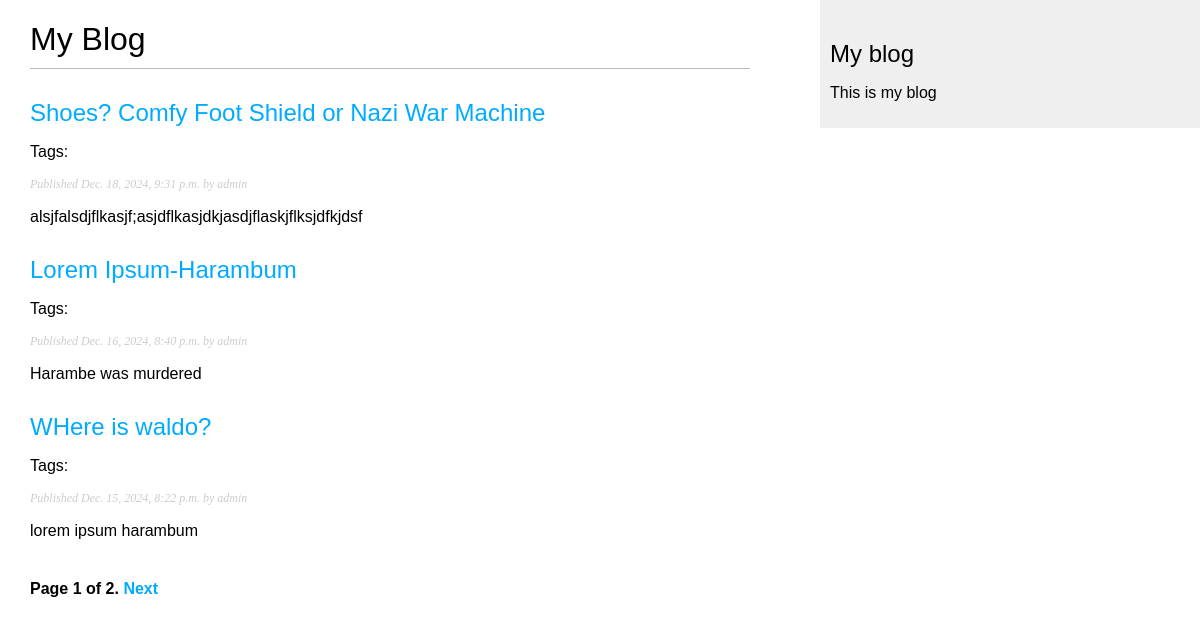
Screenshot of /blog/ with the database file from the repository.
### blog/models.py (models this page shows, shortened)
class Post(models.Model):
    class Status(models.TextChoices):
        DRAFT = 'DF', 'Draft'
        PUBLISHED = 'PB', 'Published'
    title=models.CharField(max_length=250)
    slug=models.SlugField(
        max_length=250,
        unique_for_date='publish'
        )
    author=models.ForeignKey(
        settings.AUTH_USER_MODEL,
        on_delete=models.CASCADE,
        related_name='blog_posts' #Identifys the reverse relationship. Allows you to easily reference the Posts of a User via "user.blog_posts"
    )
    body=models.TextField()
    publish=models.DateTimeField(default=timezone.now)
    created=models.DateTimeField(auto_now_add=True) #Sets the time automatically when the object is created
    updated=models.DateTimeField(auto_now=True) #Sets the time everytime the object is saved
    status=models.CharField(
        max_length=2,
        choices=Status,
        default=Status.DRAFT
    )
    """
    managers are used for retrieving objects in the database .1st manager declared
    becomes default manager (so if published was 1st it would be default). Using
    "default_manage_name" in Meta can override this and specify a default.
    """
    objects = models.Manager() #default manager
    published = PublishedManager() #Custome published manager
    class Meta:
        ordering =['-publish'] #hyphen indicates sort in descending order
        indexes = [
            models.Index(fields=['-publish'])
        ]
    def get_absolute_url(self):
        return reverse("blog:post_detail",
                        args=[self.publish.year,
                              self.publish.month,
                              self.publish.day,
                              self.slug])
    tags = TaggableManager()

### blog/views.py (the view)
# urls.py: path("", views.PostListView.as_view(), name="post_list"),
class PostListView(ListView):
    queryset = Post.published.all()
    context_object_name='posts'
    paginate_by= 3
    template_name="blog/post/list.html"

### blog/templates/blog/post/list.html (shortened to what this page needs)
{% extends 'blog/base.html' %}
{% block content %}
<h1>My Blog</h1>
{% for post in posts %}
<h2>
    <a href="{{ post.get_absolute_url }}">
        {{post.title}}
    </a>
</h2>
<p class="tags">Tags: {{ post.tags.all|join:", "}}</p>
<p class="date">
    Published {{post.publish}} by {{post.author}}
</p>
{{post.body|truncatewords:30|linebreaks }}
{% endfor%}
{% include "pagination.html" with page=page_obj %}
{% endblock %}

### blog/templates/blog/base.html (shortened to what this page needs)
{% load static%}
<!DOCTYPE html>
<html lang="en">
<head>
    <link href="{% static 'css/blog.css' %}" rel="stylesheet">
</head>
<body>
    <div id="content">
        {% block content%}
        {% endblock %}
    </div>
    <div id="sidebar">
        <h2>My blog</h2>
        <p>This is my blog</p>
    </div>
</body>
</html>

### blog/templates/pagination.html (shortened to what this page needs)
<div class="pagination">
    <span class="step-links">
        <span class="current">
            Page {{page.number}} of {{page.paginator.num_pages }}.
        </span>
        {% if page.has_next %}
        <a href="?page={{page.next_page_number }}">Next</a>
        {% endif %}
    </span>
    </div>

### blog/static/css/blog.css (style rules this page uses)
body { margin:0; padding:0; font-family:helvetica, sans-serif; }
a { color:#00abff; text-decoration:none; }
h1 { font-weight:normal; border-bottom:1px solid #bbb; padding:0 0 10px 0; }
h2 { font-weight:normal; margin:30px 0 0; }
#content { float:left; width:60%; padding:0 0 0 30px; }
#sidebar { float:right; width:30%; padding:10px; background:#efefef; height:100%; }
p.date { color:#ccc; font-family: georgia, serif; font-size: 12px; font-style: italic; }
.pagination { margin:40px 0; font-weight:bold; }

### rows the page displays
Post: title "Shoes? Comfy Foot Shield or Nazi War Machine", publish "Dec. 18, 2024, 9:31 p.m.", author "admin", body "alsjfalsdjflkasjf;asjdflkasjdkjasdjflaskjflksjdfkjdsf"
Post: title "Lorem Ipsum-Harambum", publish "Dec. 16, 2024, 8:40 p.m.", author "admin", body "Harambe was murdered"
Post: title "WHere is waldo?", publish "Dec. 15, 2024, 8:22 p.m.", author "admin", body "lorem ipsum harambum"

### other values shown
{{ page.number }} "1"
{{ page.paginator.num_pages }} "2"
